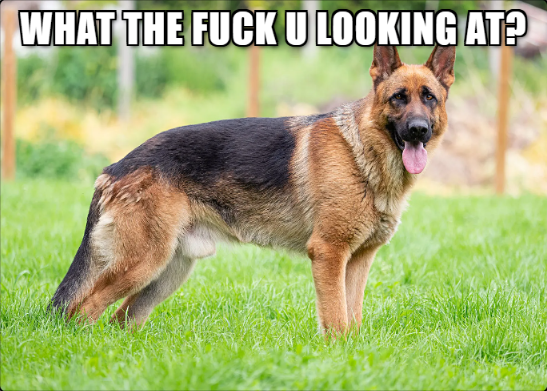
#> input picture Photos/1.png, 547 x 391 px
$ python bitwise.py
#> lines starting #> are read from the running program, lines starting #| are printed output that depends on the picture; after the words box and inside, x2 and y2 are one past the last pixel; in counts of white or black regions, pixels touching at a corner belong together
import cv2 as cv
import numpy as np

blank = np.zeros((400,400), dtype='uint8')
cv.imshow('Blank', blank)


reactangle = cv.rectangle(blank.copy(), (30,30), (370,370), 255, -1)
circle = cv.circle(blank.copy(), (200,200), 200, 255, -1)
cv.imshow('Rectangle', reactangle)
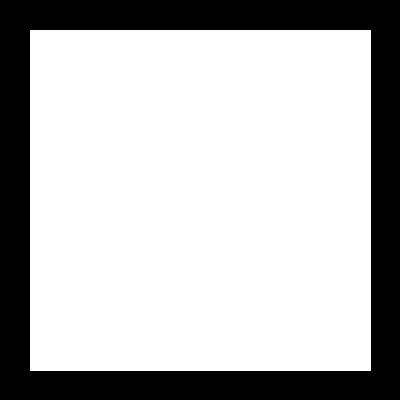
#> window 'Rectangle': shape (400, 400); 72.7% white; 1 black region, box (x1, y1, x2, y2) and area: (0, 0, 400, 400) 43719
cv.imshow('Circle', circle)
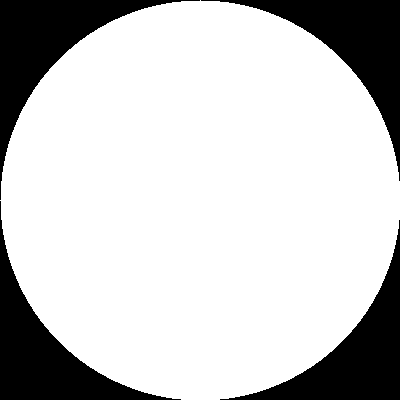
#> window 'Circle': shape (400, 400); 78.5% white; 4 black regions, box (x1, y1, x2, y2) and area: (0, 0, 200, 200) 8793, (201, 0, 400, 181) 8593, (0, 201, 181, 400) 8593, (220, 220, 400, 400) 8394

#bitwise AND
bitwise_and = cv.bitwise_and(reactangle, circle)
cv.imshow('Bitwise AND', bitwise_and)
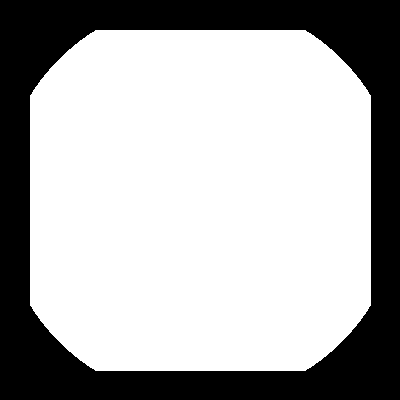
#> window 'Bitwise AND': shape (400, 400); 68.1% white; 1 black region, box (x1, y1, x2, y2) and area: (0, 0, 400, 400) 51051
#bitwise OR
bitwise_or = cv.bitwise_or(reactangle, circle)
cv.imshow('Bitwise OR', bitwise_or)
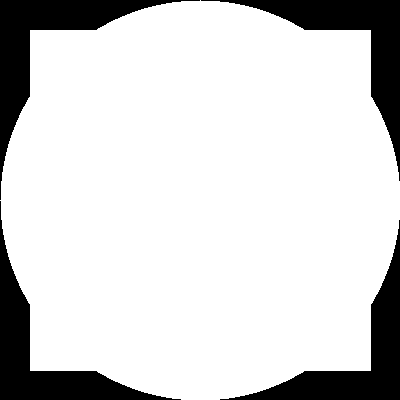
#> window 'Bitwise OR': shape (400, 400); 83.1% white; 4 black regions, box (x1, y1, x2, y2) and area: (0, 0, 200, 200) 6960, (201, 0, 400, 181) 6760, (0, 201, 181, 400) 6760, (220, 220, 400, 400) 6561
#bitwise XOR
bitwise_xor = cv.bitwise_xor(reactangle, circle)
cv.imshow('Bitwise XOR', bitwise_xor)
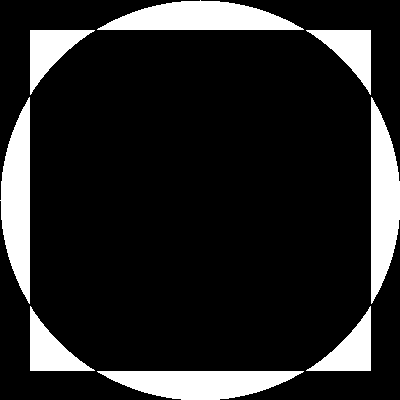
#> window 'Bitwise XOR': shape (400, 400); 15% white; 8 white regions, largest, box (x1, y1, x2, y2) and area: (97, 0, 304, 30) 4170, (0, 97, 30, 304) 4170, (371, 97, 400, 304) 4169
#bitwise NOT
bitwise_not = cv.bitwise_not(circle)
cv.imshow('Bitwise NOT', bitwise_not)


img = cv.imread('Photos/1.png')
#> img is the input picture: shape (391, 547, 3); mean B, G, R 116.5, 176, 165.3


cv.waitKey(0)
